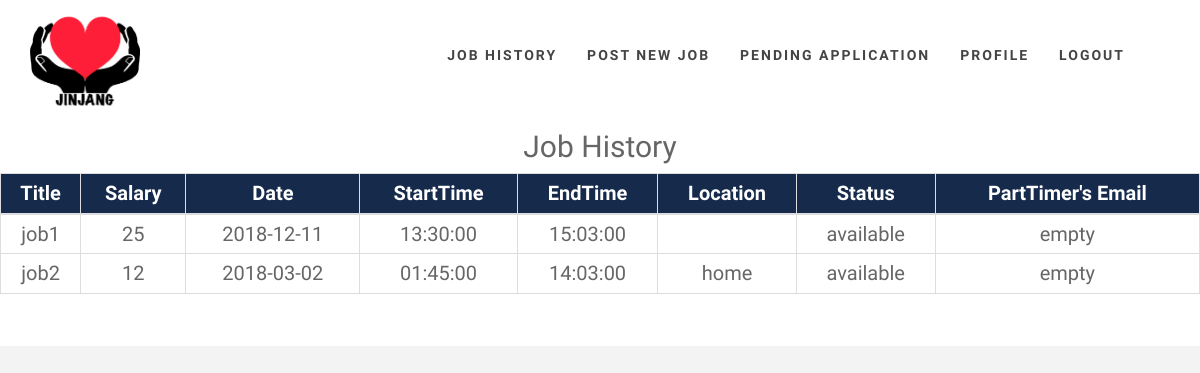
Screenshot of /webpage/homePage.php with the database file from the repository.
### tables this page shows
CREATE TABLE `employer` (
  `email` varchar(255) NOT NULL,
  `password` varchar(255) NOT NULL,
  `fullName` varchar(255) NOT NULL,
  `contactNo` varchar(255) NOT NULL,
  `address` varchar(255) NOT NULL,
  `city` varchar(255) NOT NULL,
  `state` varchar(255) NOT NULL,
  `zip` varchar(255) NOT NULL
);

CREATE TABLE `job` (
  `jobID` int(11) NOT NULL,
  `title` varchar(255) NOT NULL,
  `scope` varchar(255) NOT NULL,
  `salary` int(10) NOT NULL,
  `date` date NOT NULL,
  `startTime` time NOT NULL,
  `endTime` time NOT NULL,
  `location` varchar(255) NOT NULL,
  `skill` varchar(255) NOT NULL,
  `status` varchar(50) NOT NULL,
  `employerEmail` varchar(255) NOT NULL,
  `partTimerEmail` varchar(255) NOT NULL
);

### webpage/homePage.php (the view, shortened to what this page needs)
<?php
include '../php/dbConnection.php';
?>
<!DOCTYPE html>
<html lang="en">
<head>
  <link href="../css/bootstrap.min.css" rel="stylesheet">
  <link href="../css/font-awesome.min.css" rel="stylesheet">
  <link href="../css/animate.min.css" rel="stylesheet">
  <link href="../css/animate.css" rel="stylesheet" />
  <link href="../css/style.css" rel="stylesheet">
  <link href="../css/login.css" rel="stylesheet">
  <link href="../css/homePageStyle.css" rel="stylesheet">
</head>
<body>
  <div id="navigation">
    <nav class="navs" role="navigation">
      <div class="container">
        <div class="row">
          <div class="col-md-3">
            <div class="site-logo">
              <a href="index.html" class="brand"> <img src = "../img/jinjangLogo1.png"
                alt="jinjangLogo" style="width:110px;height:100px"> </a>
              </div>
            </div>
            <div class="col-md-9">
              <div class="collapse navbar-collapse" id="menu">
                <ul class="nav navbar-nav navbar-right">
                  <li><a href="homePage.php">Job History</a></li>
                  <li><a href="postJob.php">Post New Job</a></li>
                  <li><a href="#pendingApplication">Pending Application</a></li>
                  <li><a href="#profile">Profile</a></li>
                  <li><a href="index.php"> Logout </a></li>
                </ul>
              </div>
            </div>
          </div>
        </div>
      </nav>
    </div>
    <section id="jobHistory" class="color-dark bg-white">
      <div class="container marginbot-50">
        <div class="row">
          <div class="col-lg-8 col-lg-offset-2">
            <div class="wow flipInY" data-wow-offset="0" data-wow-delay="0.1s">
              <div class="heading text-center">
                <h2 class="h-bold">Job History</h2>
              </div>
            </div>
          </div>
        </div>
      </div>
    </section>
    <div class ="row">
        <div class = "col-xs-12">
          <div id="myTable" class="table-responsive">
            <table class="table table-bordered table-hover table-condensed">
              <thead>
                <tr style="background-color: #162b4c; color: #fff;">
                  <th style="text-align:center">Title</th>
                  <th style="text-align:center">Salary</th>
                  <th style="text-align:center">Date</th>
                  <th style="text-align:center">StartTime</th>
                  <th style="text-align:center">EndTime</th>
                  <th style="text-align:center">Location</th>
                  <th style="text-align:center">Status</th>
                  <th style="text-align:center">PartTimer's Email</th>
                </tr>
              </thead>
              <tbody>
              <?php
              $query = "SELECT * FROM employer, job
                        WHERE job.status = 'AVAILABLE'
                        AND employer.email = job.employerEmail";
              $result = mysqli_query($connection, $query);
              if(mysqli_num_rows($result) > 0){
                while($row = mysqli_fetch_assoc($result)){
                  echo "<tr>";
                  echo "<td style='text-align:center'>" .$row["title"] . "</td>";
                  echo "<td style='text-align:center'>" . $row['salary'] . "</td>";
                  echo "<td style='text-align:center'>" . $row['date'] . "</td>";
                  echo "<td style='text-align:center'>" . $row['startTime'] . "</td>";
                  echo "<td style='text-align:center'>" . $row['endTime'] . "</td>";
                  echo "<td style='text-align:center'>" . $row['location'] . "</td>";
                  echo "<td style='text-align:center'>" . $row['status'] . "</td>";
                  echo "<td style='text-align:center'>" . $row['partTimerEmail'] . "</td>";
                  echo "</tr>";
                }
              }
              ?>
              </tbody>
            </table><br/>
          </div>
        </div>
      </div>
</body>
</html>

### css/style.css (style rules this page uses)
body { width: 100%; height: 100%; font-family: 'Ek Mukta', sans-serif; font-weight: 300; color: #666; background-color: #fff; font-size: 16px; line-height: 1.6em; font-weight: 400; font-size: 20px; }
.site-logo { margin-top:10px; }
.nav.navbar-nav { padding:30px; }
.navs ul.nav li a { font-size: 14px; letter-spacing: 2px; color: #444; text-transform: uppercase; font-weight: 700; }
.navs .nav li a { -webkit-transition: background .3s ease-in-out; -moz-transition: background .3s ease-in-out; transition: background .3s ease-in-out; }

### css/login.css (style rules this page uses)
html { background-color: #f3f3f3; }

### css/homePageStyle.css (style rules this page uses)
body { background: #ffffff; padding: 0; maring: 0; }

### rows the page displays
employer: job.title "job1", job.salary "25", job.date "2018-12-11", job.startTime "13:30:00", job.endTime "15:03:00", job.status "available", job.partTimerEmail "empty", job.title "job2", job.salary "12", job.date "2018-03-02", job.startTime "01:45:00", job.endTime "14:03:00", job.location "home"
